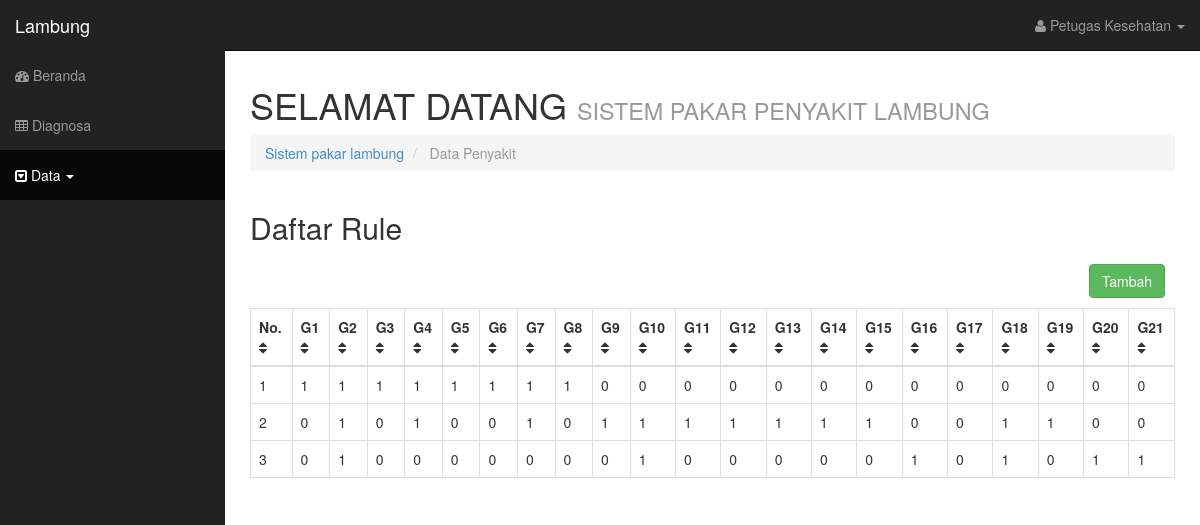
Screenshot of /index.php/data/rule with the database file from the repository.
### tables this page shows
CREATE TABLE `rule` (
  `id_rule` int(11) NOT NULL,
  `G01` tinyint(4) NOT NULL,
  `G02` tinyint(4) NOT NULL,
  `G03` tinyint(4) NOT NULL,
  `G04` tinyint(4) NOT NULL,
  `G05` tinyint(4) NOT NULL,
  `G06` tinyint(4) NOT NULL,
  `G07` tinyint(4) NOT NULL,
  `G08` tinyint(4) NOT NULL,
  `G09` tinyint(4) NOT NULL,
  `G10` tinyint(4) NOT NULL,
  `G11` tinyint(4) NOT NULL,
  `G12` tinyint(4) NOT NULL,
  `G13` tinyint(4) NOT NULL,
  `G14` tinyint(4) NOT NULL,
  `G15` tinyint(4) NOT NULL,
  `G16` tinyint(4) NOT NULL,
  `G17` tinyint(4) NOT NULL,
  `G18` tinyint(4) NOT NULL,
  `G19` tinyint(4) NOT NULL,
  `G20` tinyint(4) NOT NULL,
  `G21` tinyint(4) NOT NULL
);

### application/controllers/Data.php (called while the page is built, shortened)
<?php
class Data extends CI_Controller {
	function __construct(){
    $this->load->model('M_data', 'informasi');
  }
  function rule()
	{
		$data['rule'] = $this->informasi->get_data_rule()->result_array();
		$this->load->view('pages/data_rule', $data);
	}
}

### index.php (called while the page is built, shortened)
<?php
require_once BASEPATH.'core/CodeIgniter.php';

### application/models/M_data.php (called while the page is built, shortened)
<?php
class M_data extends CI_Model {
  function get_data_rule() {
    $this->db->select('*');
    $this->db->from('rule');
    return $this->db->get();
  }
}

### application/views/pages/data_rule.php (the view, shortened to what this page needs)
<body>
	<div id="wrapper">
		<div id="page-wrapper">
			<div class="row">
				<div class="col-lg-12">
					<h1>SELAMAT DATANG <small>SISTEM PAKAR PENYAKIT LAMBUNG</small></h1>
					<ol class="breadcrumb">
						<li><a href="index.html"><i class="icon-dashboard"></i> Sistem pakar lambung</a></li>
						<li class="active"><i class="icon-file-alt"></i> Data Penyakit</li>
					</ol>
				</div>
			</div>
			<div class="row">
				<div class="col-lg-12">
					<h2>Daftar Rule</h2>
					<button style="float: right; margin: 10px" class="btn btn-success" data-toggle="modal" data-target="#tambah">Tambah</button>
					<div class="table-responsive">
						<table class="table table-bordered table-hover tablesorter">
							<thead>
								<tr>
									<th>No. <i class="fa fa-sort"></i></th>
									<?php for ($i=1; $i < count($rule[1]); $i++) { ?>
                    <th>G<?= $i ?> <i class="fa fa-sort"></i></th>
                  <?php } ?>
                  </tr>
							</thead>
							<tbody>
								<?php foreach($rule as $b => $row) { ?>
									<tr>
										<td><?= $row['id_rule'] ?></td>
										<?php for ($i=1; $i < count($rule[1]); $i++) { ?>
											<?php if($i <=9) { ?>
												<td><?= $row["G0$i"] ?></td>
                  		<?php } else { ?>
												<td><?= $row["G$i"] ?></td>
                  		<?php } ?>
                  	<?php } ?>
									</tr>
								<?php } ?>
							</tbody>
						</table>
					</div>
				</div>
			</div>
		</div>
	</div>
</body>
</html>

### assets/css/sb-admin.css (style rules this page uses)
body { margin-top: 50px; }
#wrapper { padding-left: 0; }
#page-wrapper { width: 100%; padding: 5px 15px; }
table.tablesorter thead { cursor: pointer; }
@media (min-width:768px) { #wrapper { padding-left: 225px; } }
@media (min-width:768px) { #page-wrapper { padding: 15px 25px; } }

### rows the page displays
rule: id_rule "1", G01 "1", G02 "1", G03 "1", G04 "1", G05 "1", G06 "1", G07 "1", G08 "1", G09 "0", G10 "0", G11 "0", G12 "0", G13 "0", G14 "0", G15 "0", G16 "0", G17 "0", G18 "0", G19 "0", G20 "0", G21 "0"
rule: id_rule "2", G01 "0", G02 "1", G03 "0", G04 "1", G05 "0", G06 "0", G07 "1", G08 "0", G09 "1", G10 "1", G11 "1", G12 "1", G13 "1", G14 "1", G15 "1", G16 "0", G17 "0", G18 "1", G19 "1", G20 "0", G21 "0"
rule: id_rule "3", G01 "0", G02 "1", G03 "0", G04 "0", G05 "0", G06 "0", G07 "0", G08 "0", G09 "0", G10 "1", G11 "0", G12 "0", G13 "0", G14 "0", G15 "0", G16 "1", G17 "0", G18 "1", G19 "0", G20 "1", G21 "1"
